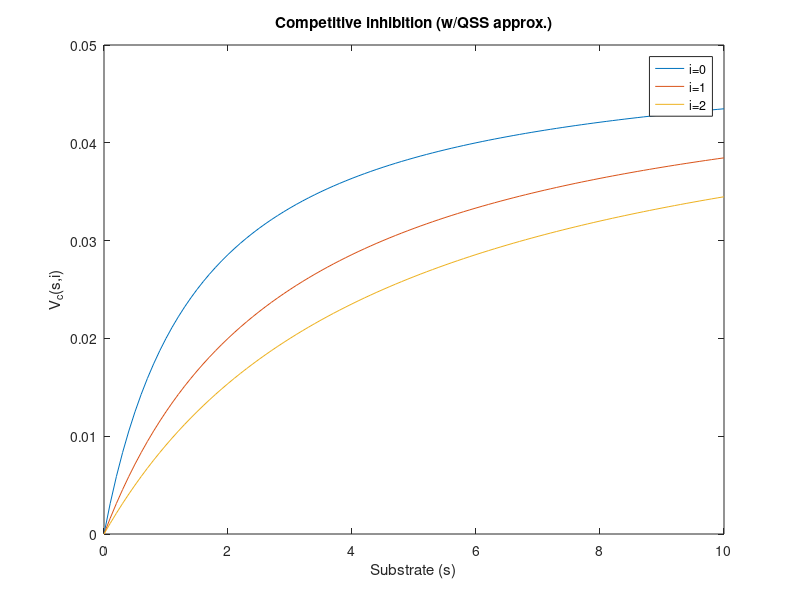
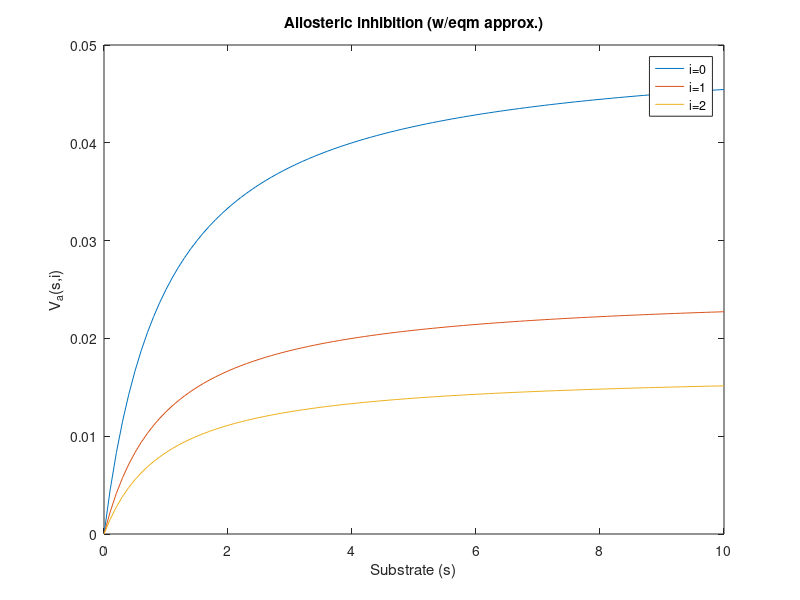

These charts were generated, in order, by the following MATLAB code:
% defining variables
k1 = 1;
kn1 = 1;
k2 = 0.5;
k3 = 1;
kn3 =1;
e0 = 0.1; 

vmax = k2*e0;
km = (kn1 + k2)/k1;
ki = kn3/k3;
ks = kn1/k1;

i = 0; % change as need be
t = 0:0.1:10; % s = [0, 10]

% initialize output variables
comp_inhib = zeros(3, length(t));
allo_inhib = zeros(3, length(t));

for i = 0:2     % i = 0, 1, 2
    for s = 1:length(t)
        comp_inhib(i+1,s) = (vmax*t(s))/(km*(1+i/ki)+t(s));
        allo_inhib(i+1,s) = vmax/(1+i/ki)*(t(s)/(ks+t(s)));
    end
end

figure(1)
plot(t, comp_inhib')
legend('i=0','i=1','i=2')
axis([0 10 0 vmax])
xlabel('Substrate (s)')
ylabel('V_c(s,i)')
title('Competitive inhibition (w/QSS approx.)')
shg

figure(2)
plot(t, allo_inhib')
legend('i=0','i=1','i=2')
axis([0 10 0 vmax])
xlabel('Substrate (s)')
ylabel('V_a(s,i)')
title('Allosteric inhibition (w/eqm approx.)')
shg
